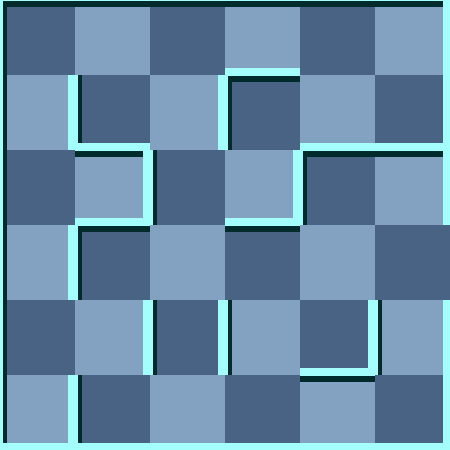

Tiled map render using the project's own tile images. Description and the map definition, with tile-layer contents summarised, below:
An orthogonal 6x6 tile map with 75x75 px tiles, 2 tile layers (background, 块层 1) and 5 objects (2x WhiteMummy, Exit, Trap, Player).

<map version="1.0" orientation="orthogonal" width="6" height="6" tilewidth="75" tileheight="75">
 <tileset firstgid="1" name="wall" tilewidth="75" tileheight="75">
  <image source="gfx/wall.png" width="300" height="375" />
  <tile id="0">
   <properties>
    <property name="ValOfWall" value="0" />
   </properties>
  </tile>
  <tile id="1">
   <properties>
    <property name="ValOfWall" value="1" />
   </properties>
  </tile>
  <tile id="2">
   <properties>
    <property name="ValOfWall" value="2" />
   </properties>
  </tile>
  <tile id="3">
   <properties>
    <property name="ValOfWall" value="3" />
   </properties>
  </tile>
  <tile id="4">
   <properties>
    <property name="ValOfWall" value="4" />
   </properties>
  </tile>
  <tile id="5">
   <properties>
    <property name="ValOfWall" value="5" />
   </properties>
  </tile>
  <tile id="6">
   <properties>
    <property name="ValOfWall" value="6" />
   </properties>
  </tile>
  <tile id="7">
   <properties>
    <property name="ValOfWall" value="7" />
   </properties>
  </tile>
  <tile id="8">
   <properties>
    <property name="ValOfWall" value="8" />
   </properties>
  </tile>
  <tile id="9">
   <properties>
    <property name="ValOfWall" value="9" />
   </properties>
  </tile>
  <tile id="10">
   <properties>
    <property name="ValOfWall" value="10" />
   </properties>
  </tile>
  <tile id="11">
   <properties>
    <property name="ValOfWall" value="11" />
   </properties>
  </tile>
  <tile id="12">
   <properties>
    <property name="ValOfWall" value="12" />
   </properties>
  </tile>
  <tile id="13">
   <properties>
    <property name="ValOfWall" value="13" />
   </properties>
  </tile>
  <tile id="14">
   <properties>
    <property name="ValOfWall" value="14" />
   </properties>
  </tile>
  <tile id="15">
   <properties>
    <property name="ValOfWall" value="15" />
   </properties>
  </tile>
  <tile id="18">
   <properties>
    <property name="ValOfWall" value="-1" />
   </properties>
  </tile>
 </tileset>
 <layer name="background" width="6" height="6">
  <data>[36 cells, 36 non-empty, 2 distinct tile ids]</data>
 </layer>
 <layer name="块层 1" width="6" height="6">
  <data>[36 cells, 36 non-empty, 13 distinct tile ids]</data>
 </layer>
 <objectgroup name="对象层 1" width="6" height="6">
  <object name="Exit" x="450" y="225" />
  <object name="Trap" x="150" y="375">
   <properties>
    <property name="value" value="12" />
   </properties>
  </object>
  <object name="WhiteMummy" x="150" y="300">
   <properties>
    <property name="value" value="25" />
   </properties>
  </object>
  <object name="WhiteMummy" x="300" y="300">
   <properties>
    <property name="value" value="21" />
   </properties>
  </object>
  <object name="Player" x="150" y="150">
   <properties>
    <property name="value" value="1" />
   </properties>
  </object>
 </objectgroup>
</map>
